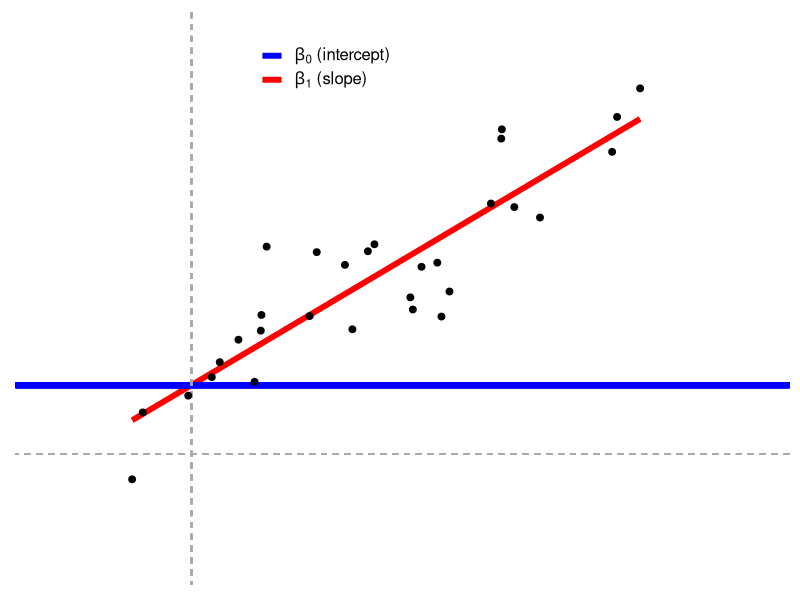

The R source for this figure:
## ---- chunk 1
# Load packages for data handling and plotting
# install.packages("patchwork")
library(ggplot2)
library(tidyverse)
library(patchwork)
library(broom)

# Reproducible "random" results
set.seed(40)

# Generate normal data with known parameters
rnorm_fixed = function(N, mu = 0, sd = 1)
  scale(rnorm(N)) * sd + mu

# Plot style.
theme_axis = function(P,
                      jitter = FALSE,
                      xlim = c(-0.5, 2),
                      ylim = c(-0.5, 2),
                      legend.position = NULL) {
  P = P + theme_bw(15) +
    geom_segment(
      x = -1000, xend = 1000,
      y = 0, yend = 0,
      lty = 2, color = 'dark gray', lwd = 0.5
    ) +
    geom_segment(
      x = 0, xend = 0,
      y = -1000, yend = 1000,
      lty = 2, color = 'dark gray', lwd = 0.5
    ) +
    coord_cartesian(xlim = xlim, ylim = ylim) +
    theme(
      axis.title = element_blank(),
      axis.text = element_blank(),
      axis.ticks = element_blank(),
      panel.border = element_blank(),
      panel.grid = element_blank(),
      legend.position = legend.position
    )
  
  # Return jittered or non-jittered plot?
  if (jitter) {
    P + geom_jitter(width = 0.1, size = 2)
  }
  else {
    P + geom_point(size = 2)
  }
}
## ---- chunk 2
# Wide format (sort of)
#y = rnorm_fixed(50, mu=0.3, sd=2)  # Almost zero mean.
y = c(rnorm(15), exp(rnorm(15)), runif(20, min = -3, max = 0))  # Almost zero mean, not normal
x = rnorm_fixed(50, mu = 0, sd = 1)  # Used in correlation where this is on x-axis
y2 = rnorm_fixed(50, mu = 0.5, sd = 1.5)  # Used in two means

# Long format data with indicator
value = c(y, y2)
group = rep(c('y1', 'y2'), each = 50)
## ---- chunk 3
set.seed(40)
# Fixed correlation
D_correlation = data.frame(MASS::mvrnorm(30, mu = c(0.9, 0.9), Sigma = matrix(c(1, 0.8, 1, 0.8), ncol = 2), empirical = TRUE))  # Correlated data
# NB: the data frame created above contains 30 observations for two variables: X1 and X2

# Add labels (for next plot)
D_correlation$label_num = sprintf('(%.1f,%.1f)', D_correlation$X1, D_correlation$X2) # creates a new variable that takes on two values for each observation. These values are: 1) X1 rounded to 1 decimal place and 2) X2 rounded to 1 dp.
D_correlation$label_rank = sprintf('(%i,%i)', rank(D_correlation$X1), rank(D_correlation$X2)) # creates a new variable that takes on two values for each observation. These values are 1) the ranking of X1 values from lowest to highest and 2) the ranking of X2 from lowest to highest.
# NB: the sprintf function formats the entries as follows:
#     %.1f: rounds the specified objects [i.e., X1 and X2 values in the current example] to 1 decimal place
#     %i: rounds the specified objects [i.e., the respective ranking of X1 and X2 values] to the nearest integer

# Plot it
fit = lm(I(X2 * 0.5 + 0.4) ~ I(X1 * 0.5 + 0.2), D_correlation) # The I function is simply an "as is" instruction, i.e., the operation inside the parentheses should be performed as specified. It is useful when dealing with complex terms in statistical modeling. For example, y and x are defined respectively as "X2*0.5+0.4" and X2*0.5+0.2 in the current example. The I function ensures that such complex definitions are treated as representation for X, or Y... as the case maybe. 
intercept_pearson = coefficients(fit)[1] # value in the first column of the coefficients output, i.e., the intercept column

P_pearson = ggplot(D_correlation, aes(x=X1*0.5+0.2, y=X2*0.5+0.4)) +
  geom_smooth(method=lm, se=FALSE, lwd=2, aes(colour='beta_1')) + #lwd: thickness of the model line
  geom_segment(x=-100, xend=100, 
               y=intercept_pearson, yend=intercept_pearson, 
               lwd=2, aes(color="beta_0")) + 
  scale_color_manual(name=NULL, values=c("blue", "red"), labels=c(bquote(beta[0]*" (intercept)"), bquote(beta[1]*" (slope)")))
  
theme_axis(P_pearson, legend.position = c(0.4, 0.9))
## ---- chunk 4
# view the data frame created above
View(D_correlation)
## ---- chunk 5
# try mine
guy = data.frame(MASS::mvrnorm(30, mu = c(0.9, 0.9), Sigma = matrix(c(1, 0.8, 1, 0.8), ncol = 2), empirical = TRUE))
View(guy)
## ---- chunk 6
coefficients(fit)
